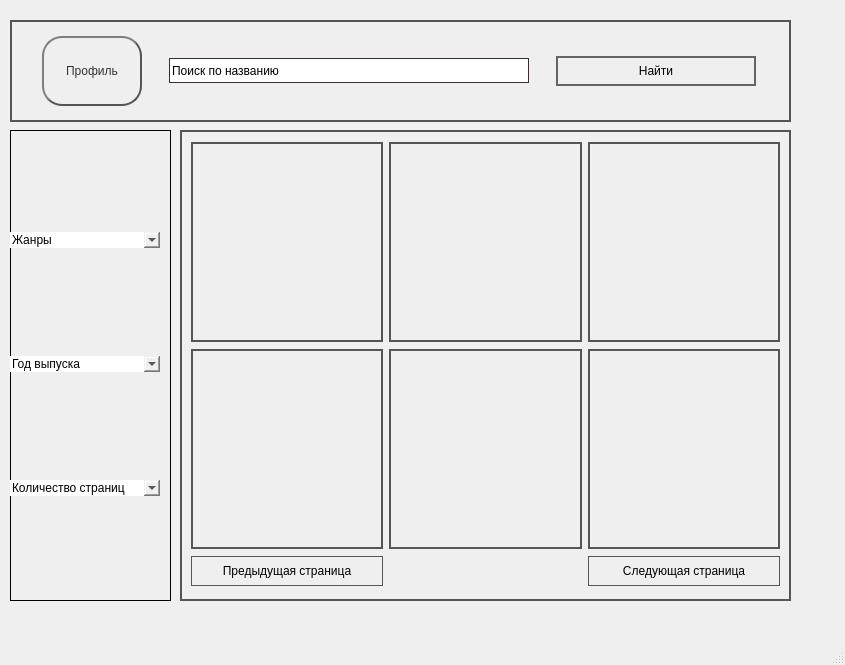
<?xml version="1.0" encoding="UTF-8"?>
<ui version="4.0">
 <class>MainWindow</class>
 <widget class="QMainWindow" name="MainWindow">
  <property name="geometry">
   <rect>
    <x>0</x>
    <y>0</y>
    <width>845</width>
    <height>665</height>
   </rect>
  </property>
  <property name="windowTitle">
   <string>MainWindow</string>
  </property>
  <widget class="QWidget" name="centralwidget">
   <widget class="QFrame" name="gridFrame">
    <property name="geometry">
     <rect>
      <x>180</x>
      <y>130</y>
      <width>611</width>
      <height>471</height>
     </rect>
    </property>
    <property name="styleSheet">
     <string notr="true"> border: 2px solid #555;</string>
    </property>
    <layout class="QGridLayout" name="mangamenu">
     <item row="2" column="2">
      <layout class="QHBoxLayout" name="horizontalLayout_2" stretch="0">
       <property name="sizeConstraint">
        <enum>QLayout::SetDefaultConstraint</enum>
       </property>
       <property name="bottomMargin">
        <number>0</number>
       </property>
       <item>
        <widget class="QPushButton" name="pushButton_2">
         <property name="minimumSize">
          <size>
           <width>0</width>
           <height>30</height>
          </size>
         </property>
         <property name="styleSheet">
          <string notr="true"> border: 1px solid #555;</string>
         </property>
         <property name="text">
          <string>Следующая страница</string>
         </property>
        </widget>
       </item>
      </layout>
     </item>
     <item row="2" column="0">
      <layout class="QHBoxLayout" name="horizontalLayout_3" stretch="0">
       <property name="sizeConstraint">
        <enum>QLayout::SetDefaultConstraint</enum>
       </property>
       <property name="bottomMargin">
        <number>0</number>
       </property>
       <item>
        <widget class="QPushButton" name="pushButton_4">
         <property name="minimumSize">
          <size>
           <width>10</width>
           <height>30</height>
          </size>
         </property>
         <property name="styleSheet">
          <string notr="true"> border: 1px solid #555;</string>
         </property>
         <property name="text">
          <string>Предыдущая страница</string>
         </property>
        </widget>
       </item>
      </layout>
     </item>
     <item row="0" column="0">
      <widget class="QPushButton" name="pushButton_5">
       <property name="minimumSize">
        <size>
         <width>100</width>
         <height>200</height>
        </size>
       </property>
       <property name="maximumSize">
        <size>
         <width>16777215</width>
         <height>16777215</height>
        </size>
       </property>
       <property name="font">
        <font>
         <family>MS Shell Dlg 2</family>
         <pointsize>10</pointsize>
         <weight>75</weight>
         <bold>true</bold>
         <stylestrategy>PreferAntialias</stylestrategy>
        </font>
       </property>
       <property name="cursor">
        <cursorShape>ArrowCursor</cursorShape>
       </property>
       <property name="styleSheet">
        <string notr="true"/>
       </property>
       <property name="text">
        <string/>
       </property>
       <property name="iconSize">
        <size>
         <width>16</width>
         <height>16</height>
        </size>
       </property>
      </widget>
     </item>
     <item row="0" column="1">
      <widget class="QPushButton" name="pushButton_6">
       <property name="minimumSize">
        <size>
         <width>100</width>
         <height>200</height>
        </size>
       </property>
       <property name="maximumSize">
        <size>
         <width>16777215</width>
         <height>16777215</height>
        </size>
       </property>
       <property name="font">
        <font>
         <family>MS Shell Dlg 2</family>
         <pointsize>10</pointsize>
         <weight>75</weight>
         <bold>true</bold>
         <stylestrategy>PreferAntialias</stylestrategy>
        </font>
       </property>
       <property name="cursor">
        <cursorShape>ArrowCursor</cursorShape>
       </property>
       <property name="styleSheet">
        <string notr="true"/>
       </property>
       <property name="text">
        <string/>
       </property>
       <property name="iconSize">
        <size>
         <width>16</width>
         <height>16</height>
        </size>
       </property>
      </widget>
     </item>
     <item row="1" column="0">
      <widget class="QPushButton" name="pushButton_7">
       <property name="minimumSize">
        <size>
         <width>100</width>
         <height>200</height>
        </size>
       </property>
       <property name="maximumSize">
        <size>
         <width>16777215</width>
         <height>16777215</height>
        </size>
       </property>
       <property name="font">
        <font>
         <family>MS Shell Dlg 2</family>
         <pointsize>10</pointsize>
         <weight>75</weight>
         <bold>true</bold>
         <stylestrategy>PreferAntialias</stylestrategy>
        </font>
       </property>
       <property name="cursor">
        <cursorShape>ArrowCursor</cursorShape>
       </property>
       <property name="styleSheet">
        <string notr="true"/>
       </property>
       <property name="text">
        <string/>
       </property>
       <property name="iconSize">
        <size>
         <width>16</width>
         <height>16</height>
        </size>
       </property>
      </widget>
     </item>
     <item row="1" column="2">
      <widget class="QPushButton" name="pushButton_8">
       <property name="minimumSize">
        <size>
         <width>100</width>
         <height>200</height>
        </size>
       </property>
       <property name="maximumSize">
        <size>
         <width>16777215</width>
         <height>16777215</height>
        </size>
       </property>
       <property name="font">
        <font>
         <family>MS Shell Dlg 2</family>
         <pointsize>10</pointsize>
         <weight>75</weight>
         <bold>true</bold>
         <stylestrategy>PreferAntialias</stylestrategy>
        </font>
       </property>
       <property name="cursor">
        <cursorShape>ArrowCursor</cursorShape>
       </property>
       <property name="styleSheet">
        <string notr="true"/>
       </property>
       <property name="text">
        <string/>
       </property>
       <property name="iconSize">
        <size>
         <width>16</width>
         <height>16</height>
        </size>
       </property>
      </widget>
     </item>
     <item row="0" column="2">
      <widget class="QPushButton" name="pushButton_9">
       <property name="minimumSize">
        <size>
         <width>100</width>
         <height>200</height>
        </size>
       </property>
       <property name="maximumSize">
        <size>
         <width>16777215</width>
         <height>16777215</height>
        </size>
       </property>
       <property name="font">
        <font>
         <family>MS Shell Dlg 2</family>
         <pointsize>10</pointsize>
         <weight>75</weight>
         <bold>true</bold>
         <stylestrategy>PreferAntialias</stylestrategy>
        </font>
       </property>
       <property name="cursor">
        <cursorShape>ArrowCursor</cursorShape>
       </property>
       <property name="styleSheet">
        <string notr="true"/>
       </property>
       <property name="text">
        <string/>
       </property>
       <property name="iconSize">
        <size>
         <width>16</width>
         <height>16</height>
        </size>
       </property>
      </widget>
     </item>
     <item row="1" column="1">
      <widget class="QPushButton" name="pushButton_10">
       <property name="minimumSize">
        <size>
         <width>100</width>
         <height>200</height>
        </size>
       </property>
       <property name="maximumSize">
        <size>
         <width>16777215</width>
         <height>16777215</height>
        </size>
       </property>
       <property name="font">
        <font>
         <family>MS Shell Dlg 2</family>
         <pointsize>10</pointsize>
         <weight>75</weight>
         <bold>true</bold>
         <stylestrategy>PreferAntialias</stylestrategy>
        </font>
       </property>
       <property name="cursor">
        <cursorShape>ArrowCursor</cursorShape>
       </property>
       <property name="styleSheet">
        <string notr="true"/>
       </property>
       <property name="text">
        <string/>
       </property>
       <property name="iconSize">
        <size>
         <width>16</width>
         <height>16</height>
        </size>
       </property>
      </widget>
     </item>
    </layout>
   </widget>
   <widget class="QWidget" name="verticalWidget" native="true">
    <property name="geometry">
     <rect>
      <x>10</x>
      <y>130</y>
      <width>161</width>
      <height>471</height>
     </rect>
    </property>
    <property name="styleSheet">
     <string notr="true">QWidget{
    color: rgb(0, 0, 0);
 	border: 1px solid;
}</string>
    </property>
    <layout class="QVBoxLayout" name="all_buttons">
     <item>
      <widget class="QComboBox" name="genresBox">
       <property name="minimumSize">
        <size>
         <width>100</width>
         <height>0</height>
        </size>
       </property>
       <property name="maximumSize">
        <size>
         <width>150</width>
         <height>16777215</height>
        </size>
       </property>
       <property name="font">
        <font>
         <pointsize>8</pointsize>
        </font>
       </property>
       <property name="layoutDirection">
        <enum>Qt::LeftToRight</enum>
       </property>
       <property name="autoFillBackground">
        <bool>false</bool>
       </property>
       <property name="styleSheet">
        <string notr="true"> border: 0px solid #555;</string>
       </property>
       <property name="editable">
        <bool>true</bool>
       </property>
       <property name="currentText">
        <string notr="true">Жанры</string>
       </property>
      </widget>
     </item>
     <item>
      <widget class="QComboBox" name="comboBox_3">
       <property name="maximumSize">
        <size>
         <width>150</width>
         <height>16777215</height>
        </size>
       </property>
       <property name="layoutDirection">
        <enum>Qt::LeftToRight</enum>
       </property>
       <property name="styleSheet">
        <string notr="true"> border: 0px solid #555;</string>
       </property>
       <property name="editable">
        <bool>true</bool>
       </property>
       <property name="currentText">
        <string notr="true">Год выпуска</string>
       </property>
      </widget>
     </item>
     <item>
      <widget class="QComboBox" name="comboBox_2">
       <property name="maximumSize">
        <size>
         <width>150</width>
         <height>16777215</height>
        </size>
       </property>
       <property name="styleSheet">
        <string notr="true"> border: 0px solid #555;</string>
       </property>
       <property name="editable">
        <bool>true</bool>
       </property>
       <property name="currentText">
        <string notr="true">Количество страниц</string>
       </property>
      </widget>
     </item>
    </layout>
   </widget>
   <widget class="QFrame" name="horizontalFrame">
    <property name="geometry">
     <rect>
      <x>10</x>
      <y>20</y>
      <width>781</width>
      <height>102</height>
     </rect>
    </property>
    <property name="styleSheet">
     <string notr="true"> border: 2px solid #555;</string>
    </property>
    <layout class="QHBoxLayout" name="horizontalLayout">
     <item>
      <widget class="QPushButton" name="pushButton">
       <property name="minimumSize">
        <size>
         <width>100</width>
         <height>70</height>
        </size>
       </property>
       <property name="maximumSize">
        <size>
         <width>100</width>
         <height>70</height>
        </size>
       </property>
       <property name="styleSheet">
        <string notr="true">QPushButton {
    color: #333;
    border: 2px solid #555;
    border-radius: 20px;
    border-style: outset;
    background: qradialgradient(
        cx: 0.3, cy: -0.4, fx: 0.3, fy: -0.4,
        radius: 1.35, stop: 0 #fff, stop: 1 #888
        );
    padding: 5px;
    }

QPushButton:hover {
    background: qradialgradient(
        cx: 0.3, cy: -0.4, fx: 0.3, fy: -0.4,
        radius: 1.35, stop: 0 #fff, stop: 1 #bbb
        );
    }

QPushButton:pressed {
    border-style: inset;
    background: qradialgradient(
        cx: 0.4, cy: -0.1, fx: 0.4, fy: -0.1,
        radius: 1.35, stop: 0 #fff, stop: 1 #ddd
        );
    }</string>
       </property>
       <property name="text">
        <string>Профиль</string>
       </property>
       <property name="iconSize">
        <size>
         <width>32</width>
         <height>32</height>
        </size>
       </property>
      </widget>
     </item>
     <item>
      <widget class="QLineEdit" name="lineEdit">
       <property name="maximumSize">
        <size>
         <width>360</width>
         <height>25</height>
        </size>
       </property>
       <property name="cursor">
        <cursorShape>IBeamCursor</cursorShape>
       </property>
       <property name="styleSheet">
        <string notr="true"> border: 1.3px solid rgb(56, 46, 46);</string>
       </property>
       <property name="text">
        <string>Поиск по названию</string>
       </property>
       <property name="alignment">
        <set>Qt::AlignLeading|Qt::AlignLeft|Qt::AlignVCenter</set>
       </property>
       <property name="readOnly">
        <bool>false</bool>
       </property>
      </widget>
     </item>
     <item>
      <widget class="QPushButton" name="pushButton_3">
       <property name="maximumSize">
        <size>
         <width>200</width>
         <height>30</height>
        </size>
       </property>
       <property name="styleSheet">
        <string notr="true"> border: 2px solid rgb(100, 100, 100);</string>
       </property>
       <property name="text">
        <string>Найти</string>
       </property>
      </widget>
     </item>
    </layout>
   </widget>
  </widget>
  <widget class="QMenuBar" name="menubar">
   <property name="geometry">
    <rect>
     <x>0</x>
     <y>0</y>
     <width>845</width>
     <height>19</height>
    </rect>
   </property>
  </widget>
  <widget class="QStatusBar" name="statusbar"/>
 </widget>
 <resources/>
 <connections/>
</ui>
